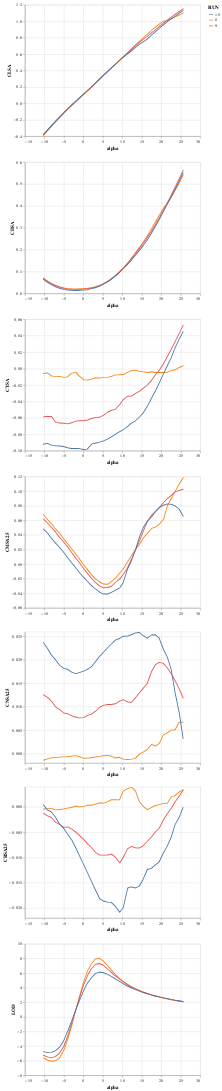

Here is the notebook cell this chart was saved with:
### Markdown cell above
Here we use altair for a user interativable visulization

### Code cell
df = df_data_sub
df['RUN'] = df['RUN'].astype(str)

base = alt.Chart().mark_trail().encode(
    color='RUN:N',
    x=alt.X('ALPHAC', axis=alt.Axis(title='alpha'))
).properties(
    width=400,
    height=300
).interactive()
chart = alt.vconcat(data=df)
for y_encoding in ["CLSA", "CDSA", "CYSA", "CMSA25", "CNSA25", "CRSA25", "LOD"]:
    row = alt.hconcat()
    row |= base.encode( y=y_encoding)
    chart &= row
chart
# chart.save('chart_run2298.html')
chart.display()
